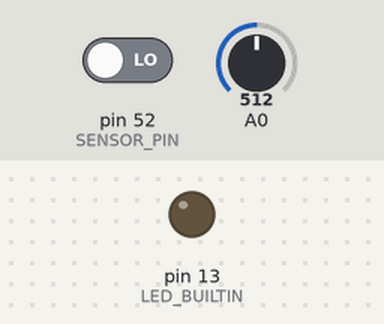
A sketch run on a simulated Arduino Mega 2560, built with avr-gcc and run on an emulated ATmega2560. Shown: output pins drawn as LEDs (lit = HIGH). The inputs (shaded band) are chosen by the test bench; at power-on: pin 52 (SENSOR_PIN) LOW, A0 = 512.

Above: at 1.2 s.
1.3 s: pin 52 (SENSOR_PIN) driven HIGH
At 2.4 s:
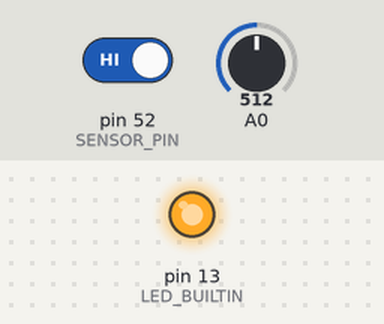
4.3 s: pin 52 (SENSOR_PIN) driven LOW
At 4.6 s:
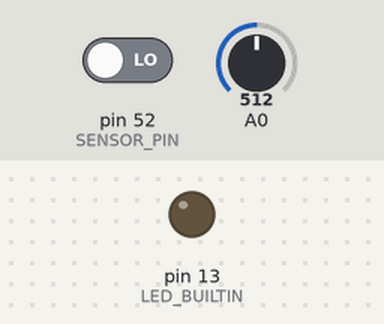
Timing chart, 0 to 7.3 s (numbered marks = the images above; inputs shaded):
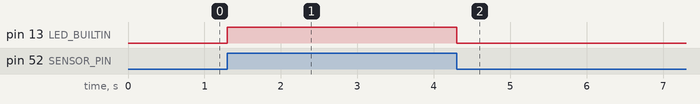

The sketch:

Hackokstate2025.ino
```cpp
# define SENSOR_PIN 52

void setup() {
  pinMode(SENSOR_PIN, INPUT);
  Serial.begin(9600);
  pinMode(LED_BUILTIN,OUTPUT);
}

int cmd;
int last_state = LOW;

void loop() {
  if (Serial.available()) {
    cmd = Serial.read();
    if ('0' < cmd && '9' >= cmd) {
      /* Ping */
      Serial.write((cmd + 1 - '0') % 10 + '0');
    }
  }
  int sound=analogRead(A0);
  Serial.writeln(sound);
  if (last_state != digitalRead(SENSOR_PIN)) {
    if (LOW == last_state) {
      Serial.writeln('H'); /* LOW to HIGH */
      last_state = HIGH;
      digitalWrite(LED_BUILTIN, HIGH);
    } else {
      Serial.writeln('L'); /* HIGH to LOW */
      last_state = LOW;
      digitalWrite(LED_BUILTIN,LOW);
    }
  }
}
```

Measured:
- after the input at 1.3 s, pin 13 (LED_BUILTIN): LOW → HIGH at once
- after the input at 4.3 s, pin 13 (LED_BUILTIN): HIGH → LOW at once
